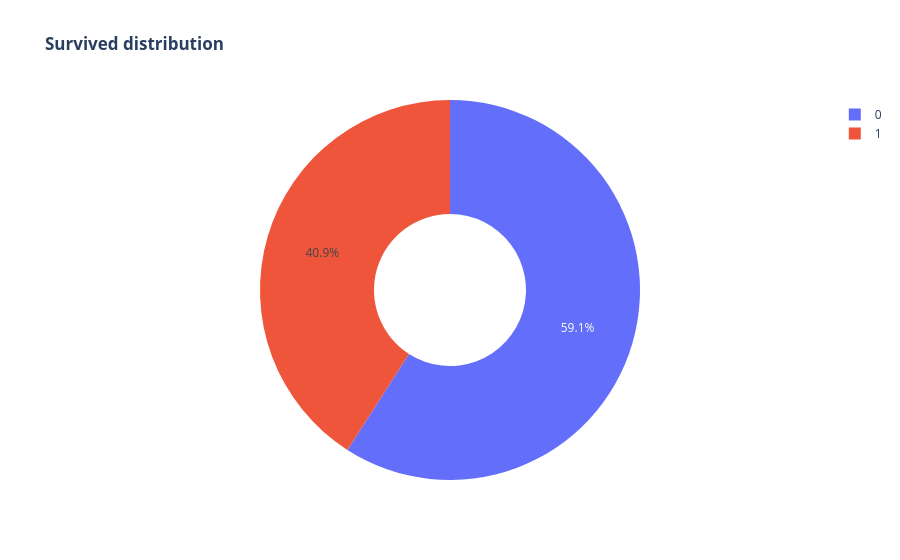

The code cell stored with this chart in its notebook:
### Code cell
fig = px.pie(train, names='Survived',
       title = '<b>Survived distribution</b>',
       color_discrete_map={0:'Blue', 1:'Red'},
       category_orders={'Survived':[0,1]},
       hole=0.4)
fig.show()

### Figure 1 — Plotly figure (JSON) as saved in the notebook; plotly's stock layout.template omitted (floating-point values rounded to 4 significant figures; data arrays with more than 128 entries replaced by an {"elided": "..."} marker saying what was removed)
{"data": [{"direction": "clockwise", "domain": {"x": [0, 1], "y": [0, 1]}, "hole": 0.4, "hovertemplate": "Survived=%{label}<extra></extra>", "labels": {"elided": "760 int values"}, "legendgroup": "", "name": "", "showlegend": true, "sort": false, "type": "pie"}], "layout": {"legend": {"tracegroupgap": 0}, "title": {"text": "<b>Survived distribution</b>"}}}
